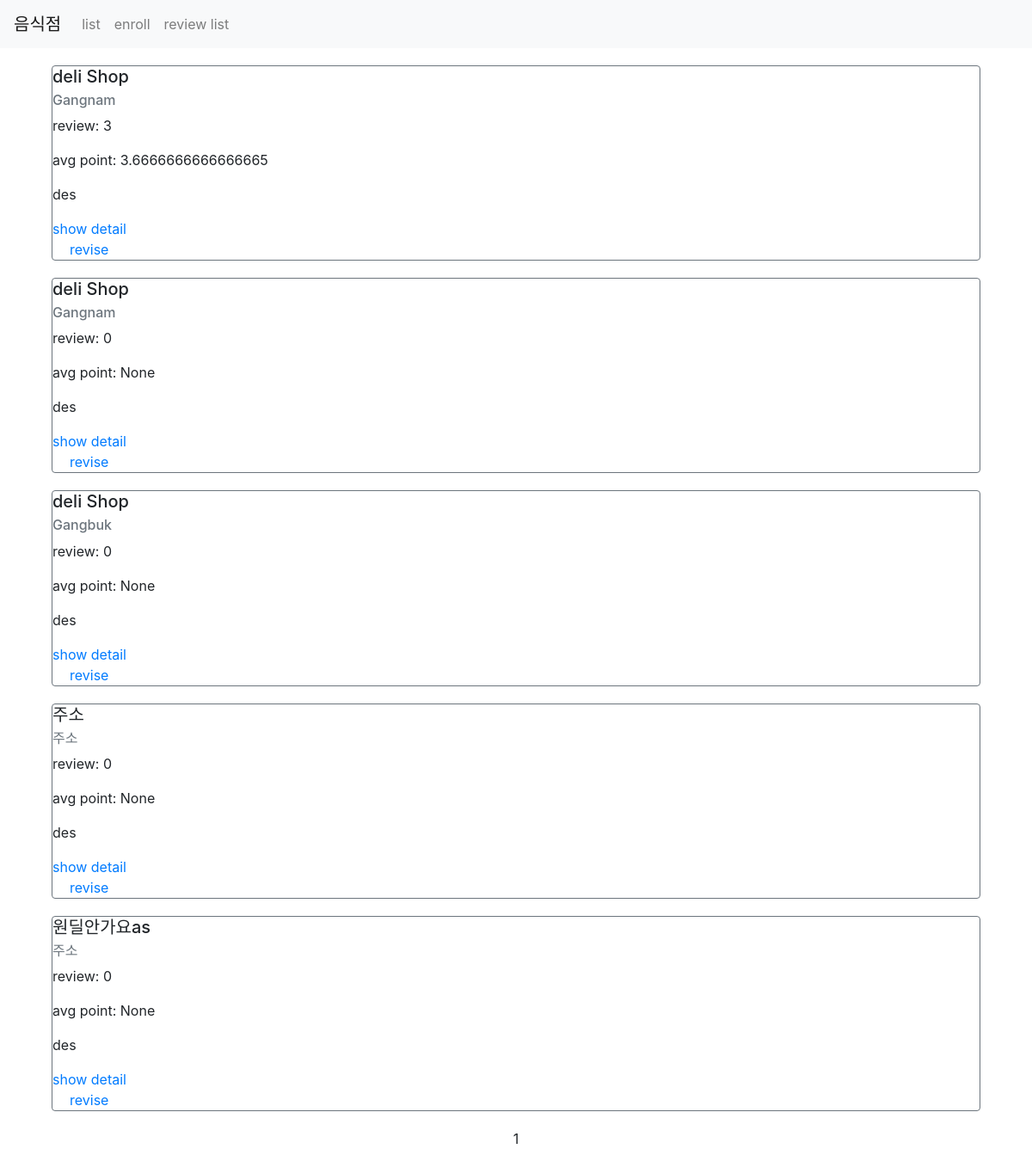
Page /cook/list/ on the committed database.
### cook/models.py (models this page shows)
class Restaurant(models.Model):
    name = models.CharField(max_length=30)
    address = models.CharField(max_length=200)
    password = models.CharField(max_length=20, default=None, null=True)
    img = models.CharField(max_length=500, default=None, null=True)
    created_at = models.DateTimeField(auto_now_add=True)
    updated_at = models.DateTimeField(auto_now=True)

### cook/views.py (the view)
# urls.py: path('list/', views.list, name='list'),
def list(request):
    restaurants = Restaurant.objects.all().annotate(reviews_count=Count('review'))\
        .annotate(avg_point=Avg('review__point'))
    paginator = Paginator(restaurants, 5)
    page = request.GET.get('page')
    items = paginator.get_page(page)
    context = {
        'restaurants': items
    }
    return render(request, 'cook/list.html', context)

### cook/templates/cook/list.html (shortened to what this page needs)
{% extends 'cook/base.html' %}
{% load static %}
{% block content %}
<div class="container">
    {% for item in restaurants %}
        <div class="row restaurant-item" style="margin: 20px auto;">
            <div class="col-sm-12">
                <div class="card border-secondary">
                    <h5 class="card-title">{{ item.name }}</h5>
                    <h6 class="card-subtitle mb-2 text-muted">{{ item.address }}</h6>
                    <p class="card-text">
                        review: {{ item.reviews_count }}
                    </p>
                    <p class="card-text">
                        avg point: {{ item.avg_point }}
                    </p>
                    <p class="card-text">des</p>
                    <a href="{% url 'restaurant-detail' id=item.id%}" class="card-link">show detail</a>
                    <a href="{% url 'restaurant-update' %}?id={{ item.id }}" class="card-link">revise</a>
                </div>
            </div>
        </div>
    {% endfor %}
    <div class="row">
        <div class="col-sm-12 text-center">
            <div class="pagination">
                <span class="step-links text-center" style="width: 100%">
                    <span class="current">
                        {{ restaurants.number }}
                    </span>
                </span>
            </div>
        </div>
    </div>
</div>
{% endblock %}

### cook/templates/cook/base.html (shortened to what this page needs)
{% load static %}
<!DOCTYPE html>
<html lang="en">
<head>
    <link rel="stylesheet" href="{% static 'cook/styles.css' %}">
    <link rel="stylesheet" href="https://stackpath.bootstrapcdn.com/bootstrap/4.3.1/css/bootstrap.min.css">
</head>
<body>
    <nav class="navbar navbar-expand-lg navbar-light bg-light">
      <a class="navbar-brand" href="/cook/list">음식점</a>
      <div class="collapse navbar-collapse" id="navbarNav">
        <ul class="navbar-nav">
          <li class="nav-item">
            <a class="nav-link" href="/cook/list">list</a>
          </li>
          <li class="nav-item">
            <a class="nav-link" href="/cook/create">enroll</a>
          </li>
          <li class="nav-item">
            <a class="nav-link" href="/cook/review/list">review list</a>
          </li>
        </ul>
      </div>
    </nav>
    {% block content %}
    {% endblock %}
</body>
</html>

### rows in the picture
Restaurant: name "deli Shop", address "Gangnam", reviews_count "3", avg_point "3.6666666666666665"
Restaurant: name "deli Shop", address "Gangnam", reviews_count "0", avg_point "None"
Restaurant: name "deli Shop", address "Gangbuk", reviews_count "0", avg_point "None"
Restaurant: name "주소", address "주소", reviews_count "0", avg_point "None"
Restaurant: name "원딜안가요as", address "주소", reviews_count "0", avg_point "None"

### other values in the picture
{{ restaurants.number }} "1"
